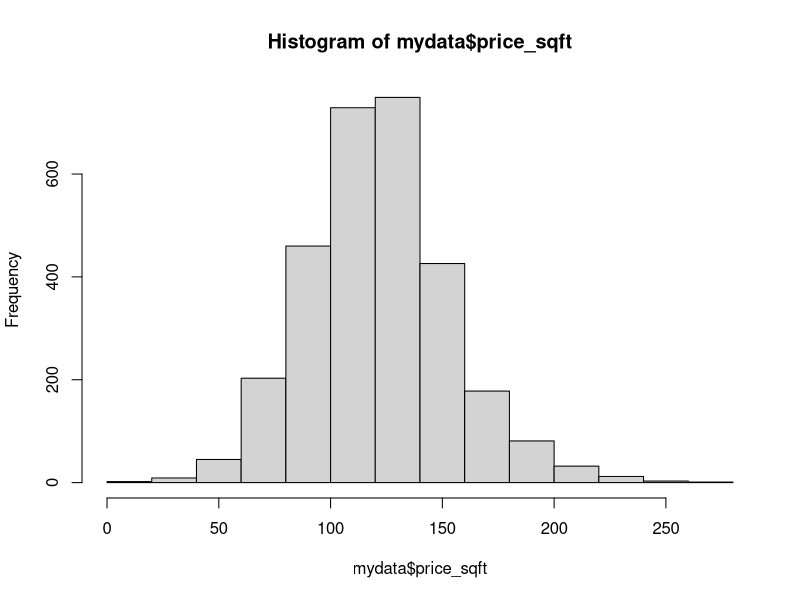
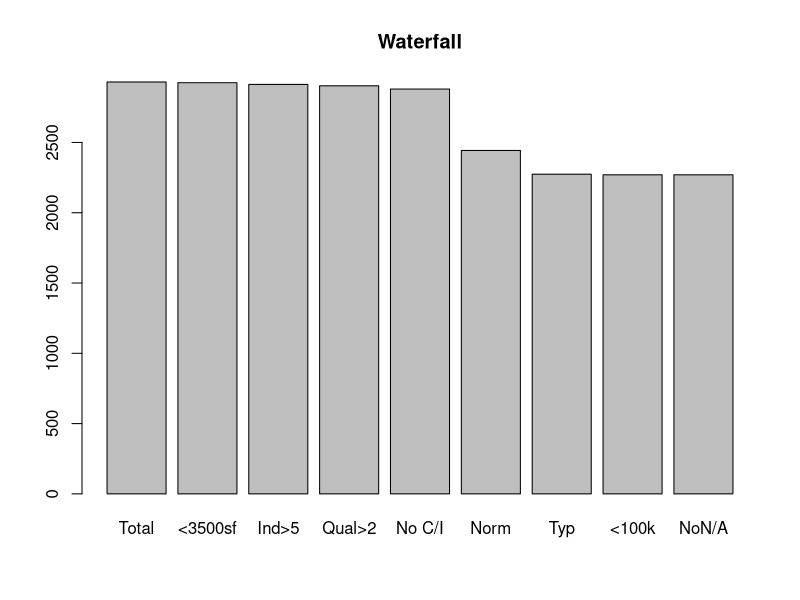
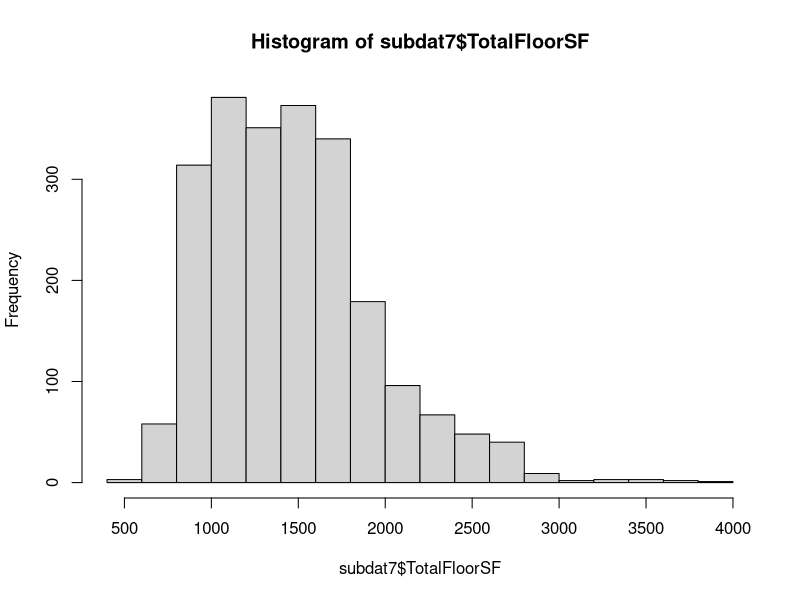
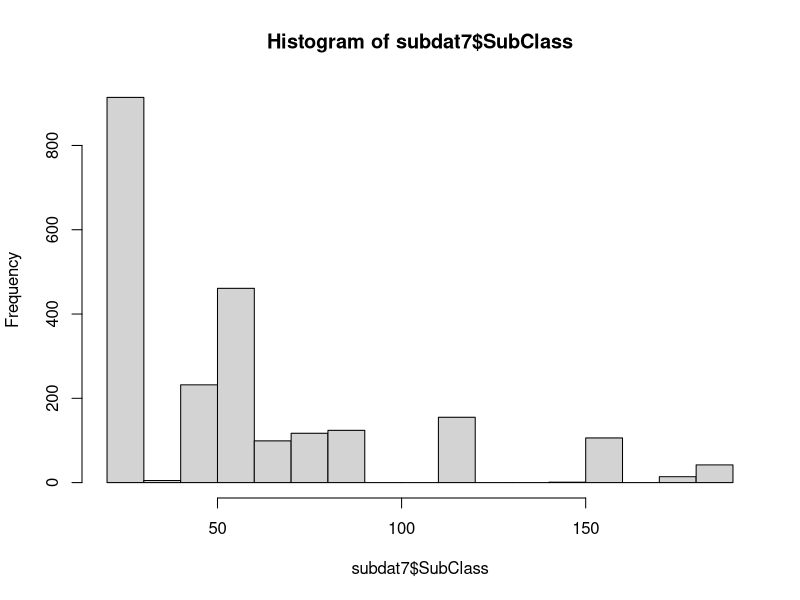
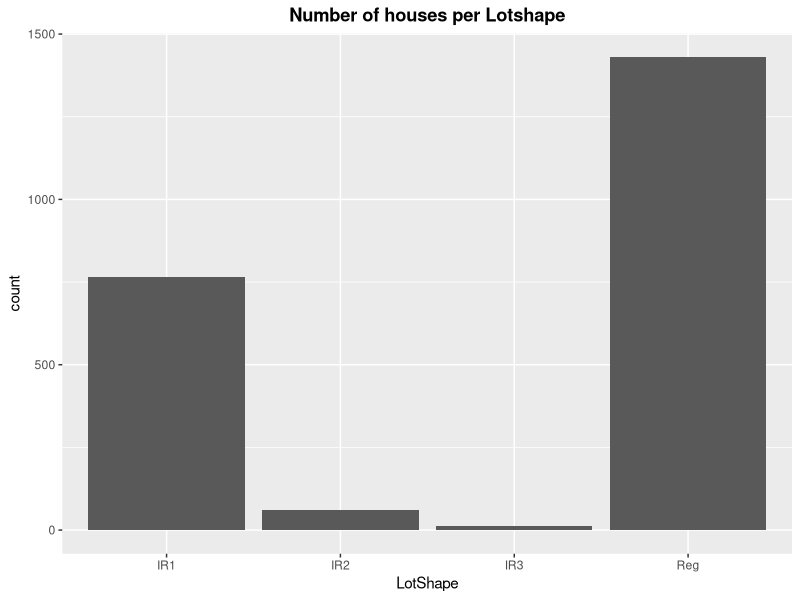
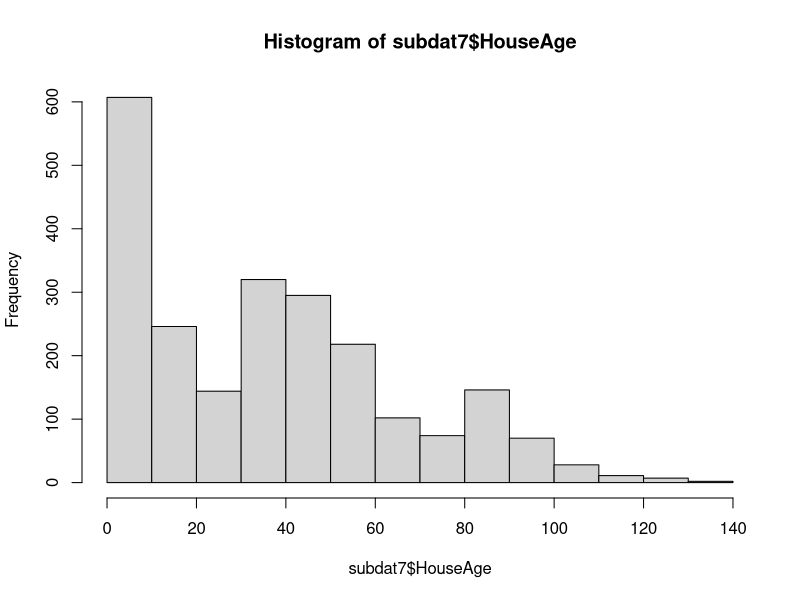
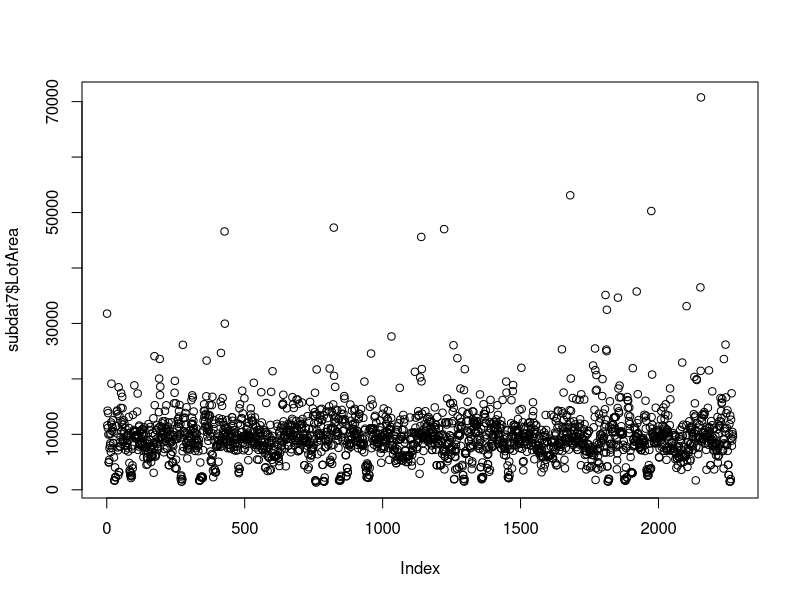
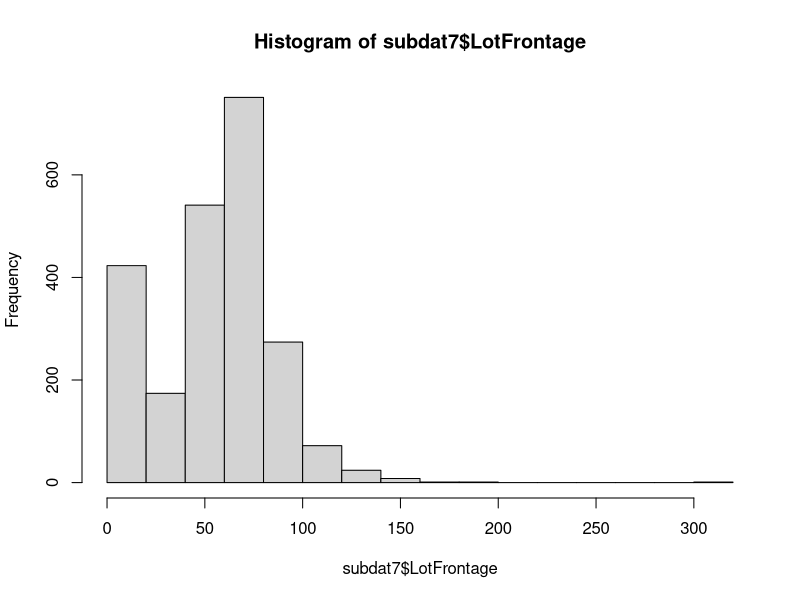

Here is the R script that generated these plots, in order: (Note: a time limit stopped this script after it produced the figures.)
## ---- chunk 1
knitr::opts_chunk$set(echo = TRUE)
## ---- chunk 2
setwd('/Users/robin/Desktop/Assignment\ 1\ MSDS\ 410')
mydata <- read.csv(file="ames_housing_data.csv",head=TRUE,sep=",")

str(mydata)
head(mydata)
names(mydata)
mydata$TotalFloorSF <- mydata$FirstFlrSF + mydata$SecondFlrSF
mydata$HouseAge <- mydata$YrSold - mydata$YearBuilt
mydata$QualityIndex <- mydata$OverallQual * mydata$OverallCond
mydata$logSalePrice <- log(mydata$SalePrice)
mydata$price_sqft <- mydata$SalePrice/mydata$TotalFloorSF
summary(mydata$price_sqft)
hist(mydata$price_sqft)
subdat <- subset(mydata, select=c("TotalFloorSF","HouseAge","QualityIndex",
                                  "price_sqft", "SalePrice","LotArea",
                                  "BsmtFinSF1","Neighborhood","HouseStyle",
                                  "LotShape","OverallQual","logSalePrice",
                                  "TotalBsmtSF","HouseStyle","Zoning","LotShape","SaleCondition","Functional", "LotArea","SubClass","LotFrontage","OverallCond", "YearBuilt", "ExterQual", "ExterCond", "FirstFlrSF", "SecondFlrSF", "BedroomAbvGr", "TotRmsAbvGrd", "GrLivArea", "MiscVal", "YearRemodel"))

str(subdat)


subdatnum <- subset(mydata, select=c("TotalFloorSF","HouseAge","QualityIndex",
                                     "SalePrice","LotArea","OverallQual","logSalePrice"))
## ---- chunk 3
#####################################################################
######################### Assignment 1 ##############################
#####################################################################

#################################################################
############## Sample Population / Waterfall ###################
###############################################################
subdat1=subdat[!(subdat$TotalFloorSF>=4000),]
subdat2=subdat1[!(subdat1$QualityIndex<=5),]
subdat3=subdat2[!(subdat2$OverallQual<=2),]
subdat4=subset(subdat3, Zoning!="C (all)" & Zoning!="I (all)")
subdat5=subset(subdat4, SaleCondition!="Abnorml" & SaleCondition!="Alloca" & SaleCondition!="Partial")
subdat6=subset(subdat5, Functional=="Typ")
subdat7=subset(subdat6, LotArea<=100000)
subdat7[is.na(subdat7)] = 0
subdat8=subdat7
counts=c(nrow(subdat),nrow(subdat1),nrow(subdat2),nrow(subdat3),nrow(subdat4),nrow(subdat5),nrow(subdat6),nrow(subdat7),nrow(subdat8))
barplot(counts,names.arg=c("Total","<3500sf", "Ind>5", "Qual>2","No C/I","Norm", "Typ","<100k","NoN/A"),  main="Waterfall")
## ---- chunk 4
#####################################################################
############# Data Quality Check ###########################mydata[!complete.cases(mydata),]
##################################################################
print('TotalFloorSF')
hist(subdat7$TotalFloorSF)
summary(subdat7$TotalFloorSF)
quantile(subdat7$TotalFloorSF)

print('Subclass')
hist(subdat7$SubClass)
summary(subdat7$SubClass)
quantile(subdat7$SubClass)



print('LotShape Plot')
require(ggplot2)
ggplot(subdat7) +
  geom_bar( aes(LotShape) ) +
  ggtitle("Number of houses per Lotshape") +
  theme(plot.title=element_text(lineheight=0.8, face="bold", hjust=0.5))

print('House Age')
hist(subdat7$HouseAge)
summary(subdat7$HouseAge)
quantile(subdat7$HouseAge)



print('Lot Area')
plot(subdat7$LotArea)
summary(subdat7$LotArea)
quantile(subdat7$LotArea)

print('Lot Frontage')
hist(subdat7$LotFrontage)
summary(subdat7$LotFrontage)
subdat7[is.na(subdat7)] = 0
quantile(subdat7$LotArea)

print('House Style')
require(ggplot2)
ggplot(subdat7) +
  geom_bar( aes(HouseStyle) ) +
  ggtitle("Number of houses per style") +
  theme(plot.title=element_text(lineheight=0.8, face="bold", hjust=0.5))

print('Overall Qual')
hist(as.numeric(subdat7$OverallQual))
summary(as.numeric(subdat7$OverallQual))
quantile(as.numeric(subdat7$OverallQual))
mean(as.numeric(subdat7$OverallQual))

print("Overall Cond")
hist(as.numeric(subdat7$OverallCond))
summary(as.numeric(subdat7$OverallCond))
quantile(as.numeric(subdat7$OverallCond))
mean(subdat7$OverallCond)

print("YearBuilt")
hist(subdat7$YearBuilt)
summary(subdat7$YearBuilt)
quantile(subdat7$YearBuilt)

print("ExterQual")
summary(mydata$ExterQual)

print("ExterCond")
summary(mydata$ExterCond)

print("FirstFlrSF")
hist(subdat7$FirstFlrSF)
summary(subdat7$FirstFlrSF)
quantile(subdat7$FirstFlrSF)


print("SecondFlrSF")
hist(subdat7$SecondFlrSF)
summary(subdat7$SecondFlrSF)
quantile(subdat7$SecondFlrSF)


print("BedroomAbvGr")
hist(subdat7$BedroomAbvGr)
summary(subdat7$BedroomAbvGr)
quantile(subdat7$BedroomAbvGr)

print("TotRmsAbvGrd")
hist(subdat7$TotRmsAbvGrd)
summary(subdat7$TotRmsAbvGrd)
quantile(subdat7$TotRmsAbvGrd)

print("Foundation")
summary(subdat7$Foundation)


print("miscVal")
hist(subdat7$MiscVal)
summary(subdat7$MiscVal)
quantile(subdat7$MiscVal)

print("GrLivArea")
hist(subdat7$GrLivArea)
summary(subdat7$GrLivArea)
quantile(subdat7$GrLivArea)

print("YearRemodel")
hist(subdat7$YearRemodel)
summary(subdat7$YearRemodel)
quantile(subdat7$YearRemodel)

## ---- chunk 5
#################################################################
################## univariate EDA ##############################
###############################################################
require(ggplot2)
ggplot(subdat7) +
  geom_bar( aes(LotShape) ) +
  ggtitle("Number of houses per Lotshape") +
  theme(plot.title=element_text(lineheight=0.8, face="bold", hjust=0.5))

ggplot(subdat7, aes(x=SalePrice)) + 
  geom_histogram(color="black", binwidth= 10000) +
  labs(title="Distribution of Sale Price") +
  theme(plot.title=element_text(lineheight=0.8, face="bold", hjust=0.5))

ggplot(subdat7, aes(x=TotalFloorSF)) + 
  geom_histogram(color="black", binwidth= 100) +
  labs(title="Distribution of TotalFloorSF") +
  theme(plot.title=element_text(lineheight=0.8, face="bold", hjust=0.5))

ggplot(subdat7, aes(x=QualityIndex)) + 
  geom_histogram(color="black", binwidth= 10) +
  labs(title="Distribution of QualityIndex") +
  theme(plot.title=element_text(lineheight=0.8, face="bold", hjust=0.5))

ggplot(subdat7, aes(x=LotArea)) + 
  geom_histogram(color="black", binwidth= 10) +
  labs(title="Distribution of LotArea") +
  theme(plot.title=element_text(lineheight=0.8, face="bold", hjust=0.5))

ggplot(subdat7, aes(x=FirstFlrSF)) + 
  geom_histogram(color="black", binwidth= 10) +
  labs(title="Distribution of First Floor SF") +
  theme(plot.title=element_text(lineheight=0.8, face="bold", hjust=0.5))

ggplot(subdat7, aes(x=SecondFlrSF)) + 
  geom_histogram(color="black", binwidth= 10) +
  labs(title="Distribution of Second FL SF") +
  theme(plot.title=element_text(lineheight=0.8, face="bold", hjust=0.5))

ggplot(subdat7, aes(x=GrLivArea)) + 
  geom_histogram(color="black", binwidth= 10) +
  labs(title="Distribution of GR Liv Area") +
  theme(plot.title=element_text(lineheight=0.8, face="bold", hjust=0.5))


ggplot(subdat7, aes(x=YearBuilt)) + 
  geom_histogram(color="black", binwidth= 10) +
  labs(title="Distribution of Year Built") +
  theme(plot.title=element_text(lineheight=0.8, face="bold", hjust=0.5))

ggplot(subdat7, aes(x=YearRemodel)) + 
  geom_histogram(color="black", binwidth= 10) +
  labs(title="Distribution of YearRemodel") +
  theme(plot.title=element_text(lineheight=0.8, face="bold", hjust=0.5))

#######################################################################
########### bivariate EDA ########################################
###################################################################
ggplot(subdat7, aes(x=TotalFloorSF, y=QualityIndex)) + 
  geom_point(color="blue", shape=1) +
  ggtitle("Scatter Plot of Total Floor SF vs QualityIndex") +
  theme(plot.title=element_text(lineheight=0.8, face="bold", hjust=0.5))

ggplot(subdat7, aes(x=TotalFloorSF, y=HouseAge)) + 
  geom_point(color="blue", shape=1) +
  ggtitle("Scatter Plot of Total Floor SF vs HouseAge") +
  theme(plot.title=element_text(lineheight=0.8, face="bold", hjust=0.5))

ggplot(subdat7, aes(x=LotShape, y=HouseAge)) + 
  geom_boxplot(fill="blue") +
  labs(title="Distribution of HouseAge by Lotshape") +
  theme(plot.title=element_text(lineheight=0.8, face="bold", hjust=0.5))




## ---- chunk 6
############################################################
################ model focussed EDA #######################
###########################################################

ggplot(subdat7, aes(x=TotalFloorSF, y=SalePrice)) + 
  geom_point(color="blue", size=2) +
  ggtitle("Scatter Plot of Sale Price vs Total Floor SF") +
  theme(plot.title=element_text(lineheight=0.8, face="bold", hjust=0.5)) +
  geom_smooth(method=lm, se=FALSE)  ## method=lm, se=FALSE ###

ggplot(subdat7, aes(x=QualityIndex, y=SalePrice)) + 
  geom_point(color="blue", shape=1) +
  ggtitle("Scatter Plot of Sale Price vs QualityIndex") +
  theme(plot.title=element_text(lineheight=0.8, face="bold", hjust=0.5)) 

ggplot(subdat7, aes(x=LotShape, y=SalePrice)) + 
  geom_boxplot(fill="blue") +
  labs(title="Distribution of Sale Price") +
  theme(plot.title=element_text(lineheight=0.8, face="bold", hjust=0.5))

ggplot(subdat7, aes(x=YearRemodel, y=SalePrice)) + 
  geom_point(color="blue", size=2) +
  ggtitle("Scatter Plot of Sale Price vs Total Floor SF") +
  theme(plot.title=element_text(lineheight=0.8, face="bold", hjust=0.5)) +
  geom_smooth(method=lm, se=FALSE)  ## method=lm, se=FALSE ###

ggplot(subdat7, aes(x=YearBuilt, y=SalePrice)) + 
  geom_point(color="blue", shape=1) +
  ggtitle("Scatter Plot of Sale Price vs QualityIndex") +
  theme(plot.title=element_text(lineheight=0.8, face="bold", hjust=0.5)) 

ggplot(subdat7, aes(x=LotArea, y=SalePrice)) + 
  geom_boxplot(fill="blue") +
  labs(title="Distribution of Sale Price") +
  theme(plot.title=element_text(lineheight=0.8, face="bold", hjust=0.5))


#####################################################################
############# EDA for multiple variables ###########################
##################################################################
require(GGally)
ggpairs(subdat7, cardinality_threshold=NULL)

require(lattice)
pairs(subdatnum, pch = 21)

require(corrplot)
mcor <- cor(subdatnum)
corrplot(mcor, method="shade", shade.col=NA, tl.col="black",tl.cex=0.5)
